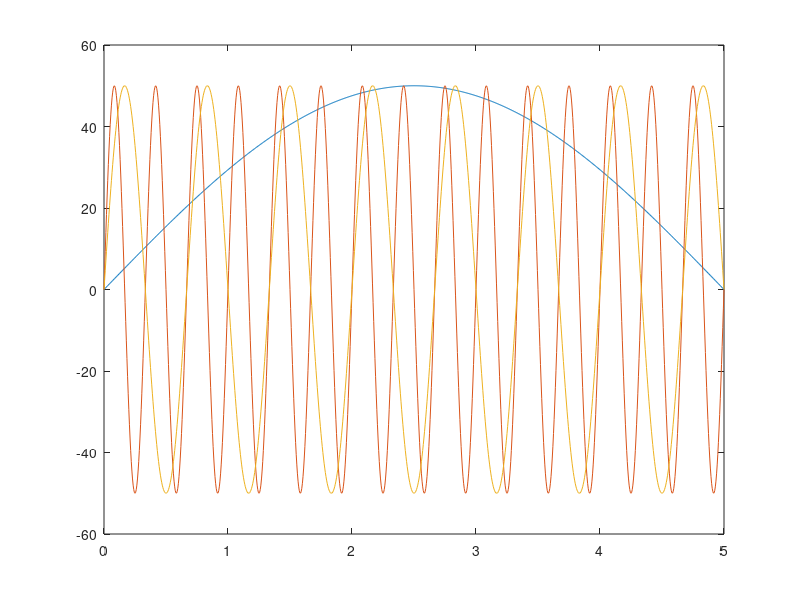

This figure's MATLAB source: (Note: this script raises an error after producing the figure.)
scale = 50;
pureSinTime = 0:0.005:5;
sinfreqs = 0.1:0.1:3.0; %Hz
pureSin = zeros(length(sinfreqs),length(pureSinTime));
for i = 1:length(sinfreqs)
    for j = 1:length(pureSinTime)
        pureSin(i,j) = scale*sin(2*pi*sinfreqs(i)*pureSinTime(j));
    end
end

figure
plot(pureSinTime,pureSin(1,:),pureSinTime,pureSin(end,:),pureSinTime,pureSin(round(end/2),:))


basepath = strcat(commonPath,'\Performance Input Signals');
savePath = genFileName(basepath,'pureSin');
save(savePath,'scale','pureSinTime','pureSin','sinfreqs')              
clearvars -except commonPath